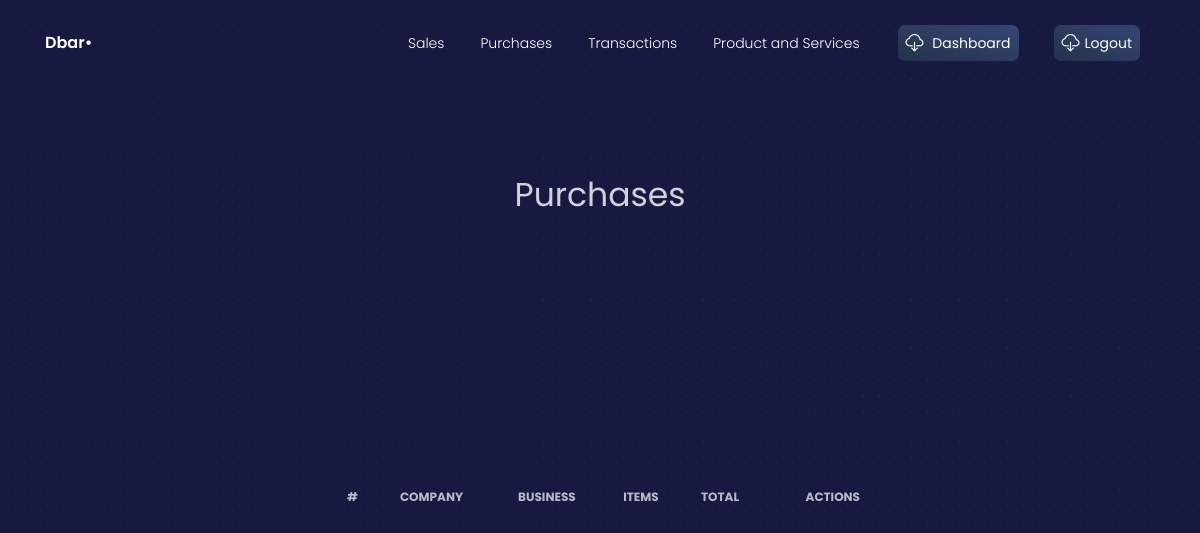
The page /view_purchases (signed in) on the database as committed earlier.
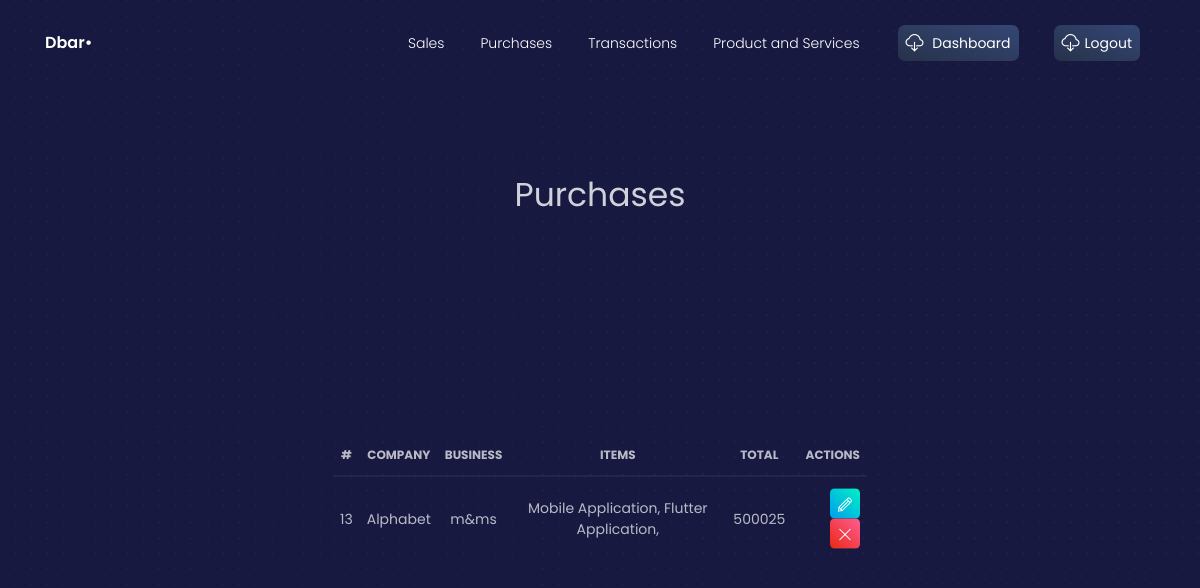
The same page on the database as committed later.
### crm/models.py (models this page shows, shortened)
class Purchases(models.Model):
    billID = models.AutoField(primary_key=True)
    companyID = models.ForeignKey(Company, on_delete=models.CASCADE)
    businessID = models.ForeignKey(Business, on_delete=models.CASCADE)
    items = models.ManyToManyField(ProductsAndServices)
    STAT = (
        ('Paid', 'Paid'),
        ('Unpaid', 'Unpaid')
    )
    status = models.CharField(max_length=64, choices=STAT)
    def get_item_values(self):
        ret = ''
        print(self.items.all())
        for item in self.items.all():
            ret = ret + item.psName + ', '
        return ret[:-1]
    def get_total(self):
        total = 0
        print(self.items.all())
        for item in self.items.all():
            total += item.rate
        return total

class Company(models.Model):
    companyID = models.AutoField(primary_key=True)
    companyName = models.CharField(max_length=64)
    companyEmail = models.EmailField(max_length=254)
    companyPhoneNumber = models.IntegerField()
    def __str__(self):
        return self.companyName

class Business(models.Model):
    businessID = models.AutoField(primary_key=True)
    businessName = models.CharField(max_length=64)
    ORGANISATION_TYPE = (
        ('SP', 'SoleProprietor'),
        ('P', 'Partnership'),
        ('PL', 'PrivateLimited'),
        ('PBL', 'PublicLimited')
    )
    organisationType = models.CharField(
        max_length=3, choices=ORGANISATION_TYPE)
    businessType = models.CharField(max_length=64)
    CUREN = (
        ('PKR', 'Pakistani Ruppee'),
        ('USD', 'United States Dollar'),
        ('EUR', 'Euro'),
        ('AED', 'Dirham'),
        ('CAD', 'Canadian Dollar'),
        ('AUD', 'Australian Dollar')
    )
    currency = models.CharField(max_length=3, choices=CUREN)
    def __str__(self):
        return self.businessName

class ProductsAndServices(models.Model):
    itemID = models.AutoField(primary_key=True)
    psName = models.CharField(max_length=512)
    isProduct = models.BooleanField()
    itemDescription = models.CharField(max_length=500)
    rate = models.IntegerField()
    def __str__(self):
        return self.psName

### crm/views.py (the view)
# urls.py: path("view_purchases",views.view_purchases, name='view_purchases'),
@login_required
def view_purchases(request):
    context = {}
    context["dataset"] =Purchases.objects.all()
    return render(request, 'view_purchases.html', context)

### templates/view_purchases.html (shortened to what this page needs)
{% load static %}
{% load static %}
{% load widget_tweaks %}
<!DOCTYPE html>
<html lang="en">
<head>
  <link href="https://use.fontawesome.com/releases/v5.0.6/css/all.css" rel="stylesheet">
    <link rel="stylesheet" href="https://maxcdn.bootstrapcdn.com/bootstrap/4.5.2/css/bootstrap.min.css">
  <link href="{% static './css/nucleo-icons.css' %}" rel="stylesheet" />
  <link href="{% static './css/blk-design-system.css' %}" rel="stylesheet" />
  <link href="{% static './demo/demo.css' %}" rel="stylesheet" />
</head>
<body class="landing-page">
  <nav class="navbar navbar-expand-lg fixed-top navbar-transparent " color-on-scroll="100">
    <div class="container">
      <div class="navbar-translate">
        <a class="navbar-brand" href="#" target="">
          <span>Dbar•</span>
        </a>
      </div>
      <div class="collapse navbar-collapse justify-content-end" id="navigation">
        <ul class="navbar-nav">
        <li class="nav-item">
            <a class="nav-link" href="{% url 'invoices' %}">Sales</a>
          </li>
          <li class="nav-item">
            <a class="nav-link" href="{% url 'purchases' %}">Purchases</a>
          </li>
          <li class="nav-item">
            <a class="nav-link" href="{% url 'transaction' %}">Transactions</a>
          </li>
          <li class="nav-item">
            <a class="nav-link" href="{% url 'productandservice' %}">Product and Services</a>
          </li>
          <li class="nav-item">
            <a class="nav-link btn btn-default d-none d-lg-block" href="{% url 'dashboard' %}">
              <i class="tim-icons icon-cloud-download-93"></i> Dashboard
            </a>
          </li>
          <li class="nav-item">
            <a class="nav-link btn btn-default d-none d-lg-block" href="{% url 'logout' %}">
              <i class="tim-icons icon-cloud-download-93"></i>Logout
            </a>
          </li>
        </ul>
      </div>
    </div>
  </nav>
<div class="wrapper">
    <div class="page-header header-filter">
       <br /><br /><br /><br /><br /><br /><br /><br /><br /><br />
      <div class="container">
        <div class="content-center brand">
          <h1 class="h3-seo">Purchases</h1>
        </div>
      </div>
      <div class="row">
        <div class="content-center brand">
           <br /><br /><br /><br /><br /><br /><br /><br /><br /><br />
          <table class="table">
            <thead>
              <tr>
                <th class="text-center">#</th>
                <th>Company</th>
                <th>Business</th>
                <th>Items</th>
                <th>Total</th>
                <th class="text-right">Actions</th>
              </tr>
            </thead>
            <tbody>
            {% for data in dataset %}
              <tr>
                  <td class="text-center">{{ data.billID }}</td>
                  <td>{{ data.companyID }}</td>
                  <td>{{ data.businessID }}</td>
                  <td>{{ data.get_item_values }}</td>
                  <td>{{ data.get_total}}</td>
                  <td class="td-actions text-right">
                    <a href="update_purchases/?id={{data.billID}}">
                      <button type="button" rel="tooltip" class="btn btn-success btn-sm btn-icon">
                        <i class="tim-icons icon-pencil"></i>
                      </button>
                    </a>
                  <a href='delete_purchases/?id={{data.billID}}'>
                    <button type="button" rel="tooltip" class="btn btn-danger btn-sm btn-icon">
                        <i class="tim-icons icon-simple-remove"></i>
                    </button>
                  </a>
                  </td>
              </tr>
            {% endfor %}
            </tbody>
          </table>
        </div>
      </div>
    </div>
  </div>
</body>
</html>

Rows that differ between the two databases and show on the page:
added Purchases: billID "13", companyID "Alphabet", businessID "m&ms", get_item_values "Mobile Application, Flutter Application,", get_total "500025"
